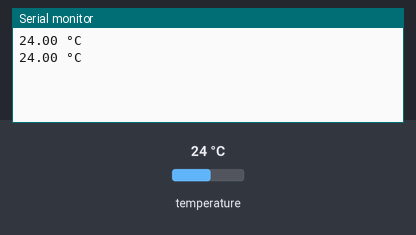
A sketch run on a simulated Arduino Uno, built with avr-gcc and run on an emulated ATmega328P. Parts: the last lines printed to the serial monitor. The inputs (shaded band) are chosen by the test bench; at power-on: temperature 24 °C.

Above: at 7.3 s.
7.4 s: temperature set to 12 °C
At 13.7 s:
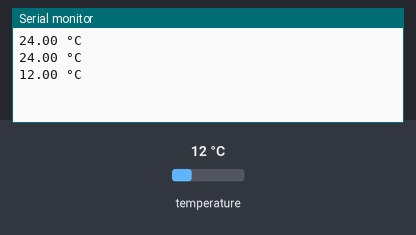
14.1 s: temperature set to 19 °C
At 19.2 s:
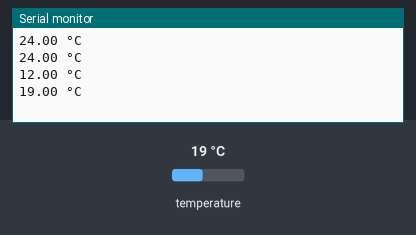
Timing chart, 0 to 20.7 s (numbered marks = the images above; inputs shaded):
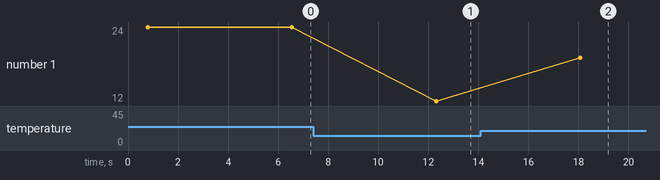

The sketch:

TempSensor.ino
```cpp
/*
           _____
GND     --| DS  |
DATA    --| 18. |
VDD 5v  --|_____|
*/

// OneWire lib:           https://www.pjrc.com/teensy/td_libs_OneWire.html
// DallasTemperature lib: https://github.com/milesburton/Arduino-Temperature-Control-Library

#include <OneWire.h>
#include <DallasTemperature.h>

// Der PIN D4 (GPIO 2) wird als BUS-Pin verwendet
#define ONE_WIRE_BUS 2

OneWire oneWire(ONE_WIRE_BUS);
DallasTemperature DS18B20(&oneWire);

// In dieser Variable wird die Temperatur gespeichert
float temperature;

void setup(){
  Serial.begin(115200);

  // DS18B20 initialisieren
  DS18B20.begin();
}

void loop(){

  DS18B20.requestTemperatures();
  temperature = DS18B20.getTempCByIndex(0);

  // Ausgabe im seriellen Monitor
  Serial.println(String(temperature) + " °C");

  // 5 Sekunden warten
  delay(5000);

}
```

Measured:
- after the input at 7.4 s, the serial monitor: prints a new line after 4.9 s (image 1)
- after the input at 14.1 s, the serial monitor: prints a new line after 4.0 s (image 2)
- plotted number 1: 24 → 12 after the input at 7.4 s, 12 → 19 after the input at 14.1 s
